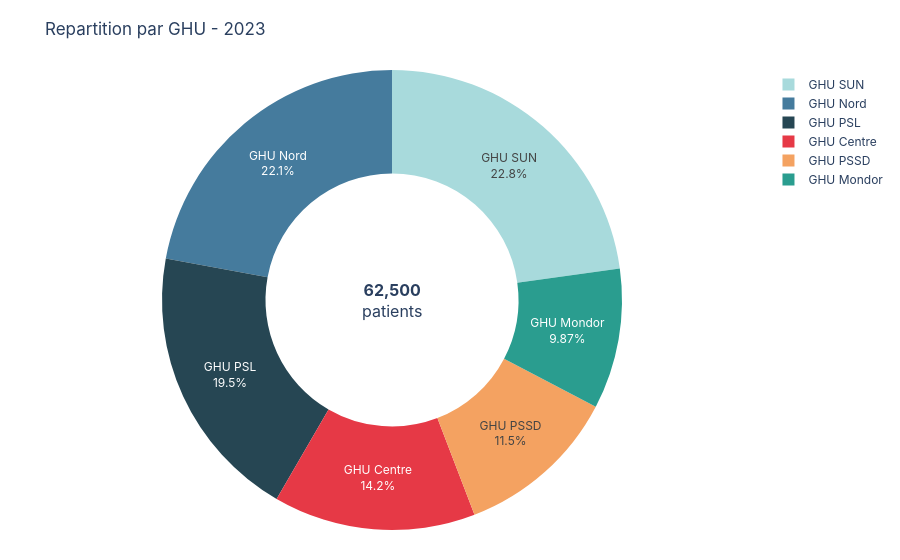

Write notebook code for a chart like this one.
### Markdown cell above
## Section 2 — Répartition entre les groupes hospitaliers (GHU)

`donut_market_share` (dernière année) + `line_evolution` des patients par GHU.
Identique au rapport AP-HP : tous les GHU sont représentés.

### Code cell
ghu_total_all = aphp[(aphp.entite.isin(GHU_LIST)) & (aphp.appareil == 'TOTAL')]
fig_repart_donut = donut_market_share(
    ghu_total_all[ghu_total_all.annee == last_year], 'entite', 'nb_patients',
    f'Repartition par GHU - {last_year}')
fig_repart_donut.show()

### Figure 1 — Plotly figure (JSON) as saved in the notebook; plotly's stock layout.template omitted (floating-point values rounded to 4 significant figures)
{"data": [{"hole": 0.55, "hovertemplate": "<b>%{label}</b><br>%{value:,.0f} patients<br>%{percent}<extra></extra>", "labels": ["GHU Centre", "GHU Mondor", "GHU Nord", "GHU PSL", "GHU PSSD", "GHU SUN"], "marker": {"colors": ["#E63946", "#2A9D8F", "#457B9D", "#264653", "#F4A261", "#A8DADC"]}, "sort": true, "textinfo": "label+percent", "type": "pie", "values": [8878, 6166, 13817, 12205, 7179, 14255]}], "layout": {"annotations": [{"font": {"size": 16}, "showarrow": false, "text": "<b>62,500</b><br>patients", "x": 0.5, "xanchor": "center", "y": 0.5}], "font": {"family": "Inter, Arial, sans-serif"}, "legend": {"font": {"size": 12}}, "margin": {"b": 30, "l": 30, "r": 30, "t": 70}, "paper_bgcolor": "white", "showlegend": true, "title": {"font": {"size": 17}, "text": "Repartition par GHU - 2023"}}}
